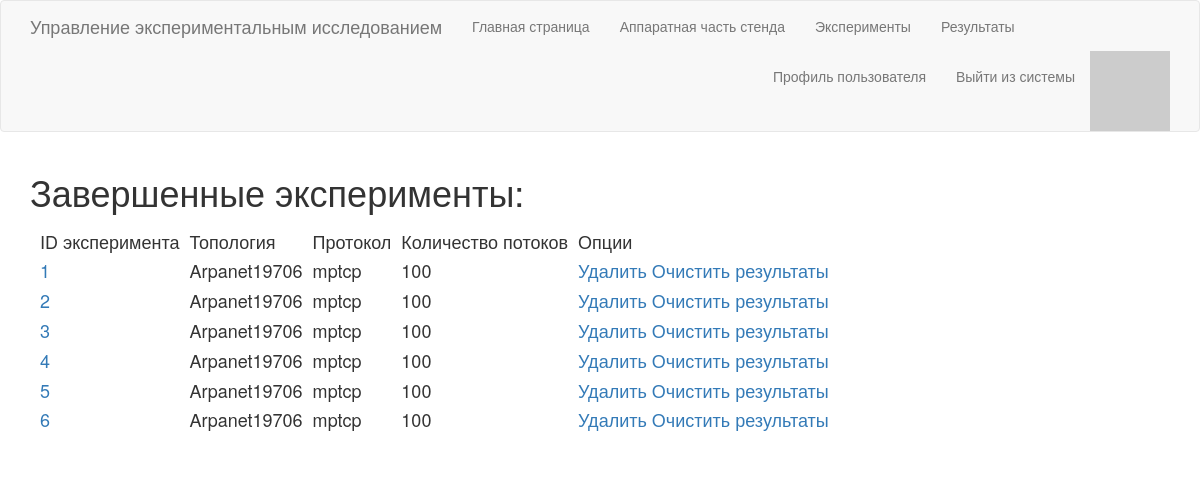
/results (signed in), run on an earlier commit of the app's database.
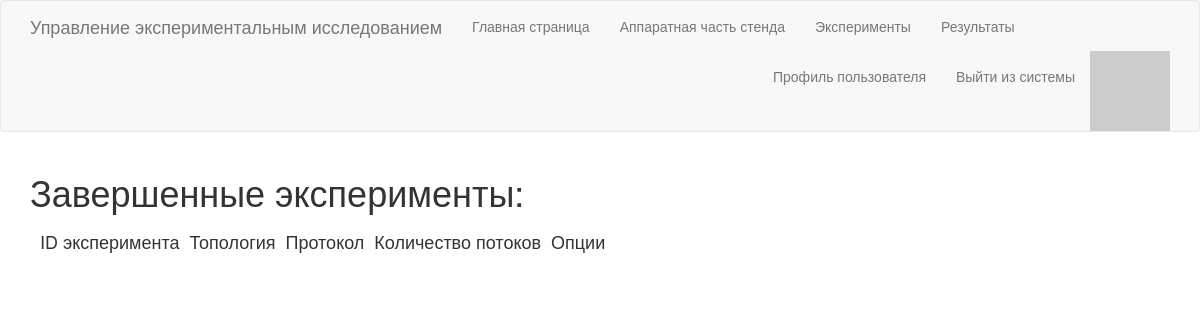
And on a later commit of the database.
### app/experiment/ExperimentModel.py (models this page shows, shortened)
class Experiment(db.Model):
    id = db.Column(db.Integer, primary_key=True)
    mode = db.Column(db.String(10), index=True)
    model = db.Column(db.String(10), index=True)
    subflow = db.Column(db.Integer, index=True)
    topo = db.Column(db.String(20), index=True)
    poles = db.Column(db.Integer, index=True)
    flows = db.Column(db.Integer, index=True)
    poles_seed = db.Column(db.Integer, index=True)
    routes_seed = db.Column(db.Integer, index=True)
    cc = db.Column(db.String(20), index=True)
    protocol = db.Column(db.String(20), index=True)
    distribution = db.Column(db.String(20), index=True)
    time = db.Column(db.Integer, index=True)
    probe = db.Column(db.Integer, index=True)
    completed = db.Column(db.Boolean, index=True)

### app/routes.py (the view)
@app.route('/results')
@login_required
def results():
    exps = Experiment.query.filter_by(completed = True).all()
    return render_template('results.html', title='Результаты', exps=exps)

### app/models.py (called while the page is built)
@login.user_loader
def load_user(id):
    return User.query.get(int(id))

    def avatar(self, size):
        digest = md5(self.email.lower().encode('utf-8')).hexdigest()
        return 'https://www.gravatar.com/avatar/{}?d=identicon&s={}'.format(
                        digest, size)

### app/routes.py (called while the page is built)
@app.before_request
def before_request():
    if current_user.is_authenticated:
        current_user.last_seen = datetime.utcnow()
        db.session.commit()

### app/templates/results.html (shortened to what this page needs)
{% extends "base.html" %}
{% block app_content %}
    <h1>Завершенные эксперименты:</h1>
    <h4>
    <table style="border-collapse: separate; border-spacing: 10px;" id="connectionTable">
        <thead>
            <tr valign="top">
                <td> ID эксперимента </td>
                <td> Топология </td>
                <td> Протокол </td>
                <td> Количество потоков </td>
                <td> Опции </td>
            </tr>
        </thead>
        <tbody>
            {% for exp in exps %}
                {% include "_experiment_result.html" %}
            {% endfor %}
        </tbody>
    </h4>
{% endblock %}

### app/templates/_experiment_result.html
<tr valign="top">
    <td><a href="{{ url_for('exp_result', experimentid=exp.id) }}">{{ exp.id }}</a></td>
    <td>{{ exp.topo }}</td>
    <td>{{ exp.protocol }}</td>
    <td>{{ exp.flows }}</td>
    <td><a href="{{ url_for('exp_del', experimentid=exp.id) }}">Удалить</a>
        <a href="{{ url_for('res_del', experimentid=exp.id) }}">Очистить результаты</a></td>
</tr>

What changed in the data, as far as the page shows it:
removed Experiment: id "1", topo "Arpanet19706", protocol "mptcp", flows "100"
removed Experiment: id "2", topo "Arpanet19706", protocol "mptcp", flows "100"
removed Experiment: id "3", topo "Arpanet19706", protocol "mptcp", flows "100"
removed Experiment: id "4", topo "Arpanet19706", protocol "mptcp", flows "100"
no longer on this page (row edited): Experiment: id "5", topo "Arpanet19706", protocol "mptcp", flows "100"
no longer on this page (row edited): Experiment: id "6", topo "Arpanet19706", protocol "mptcp", flows "100"
